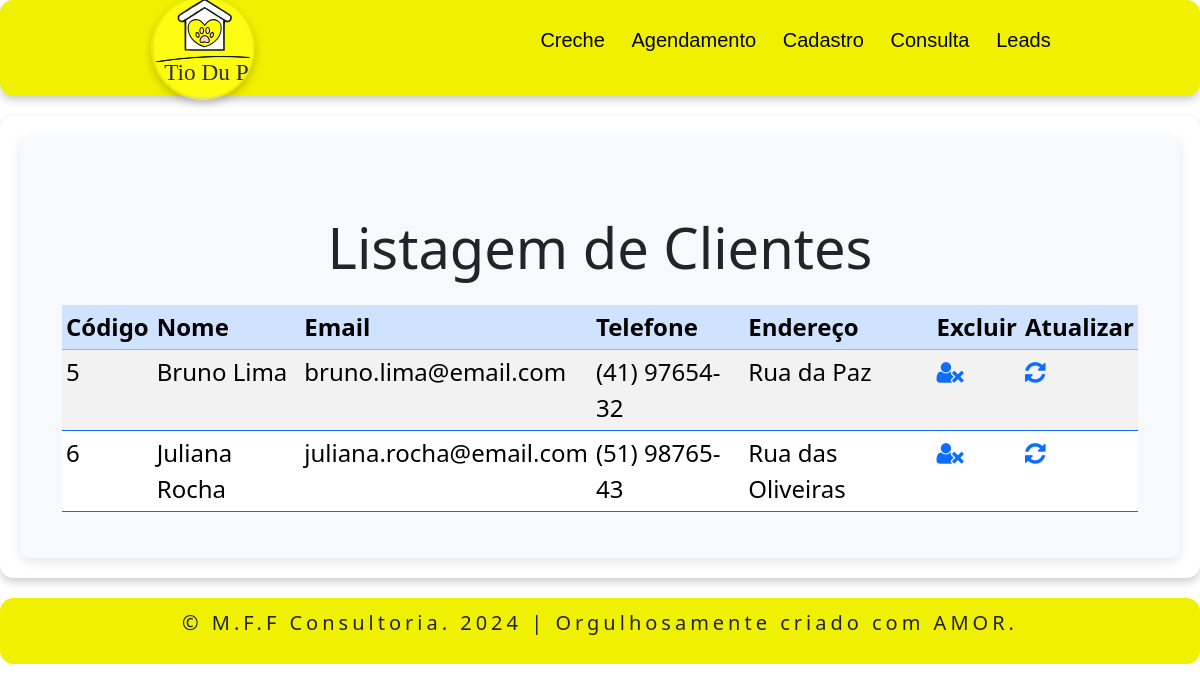
Before: /office/listar_cliente.php with the older database file.
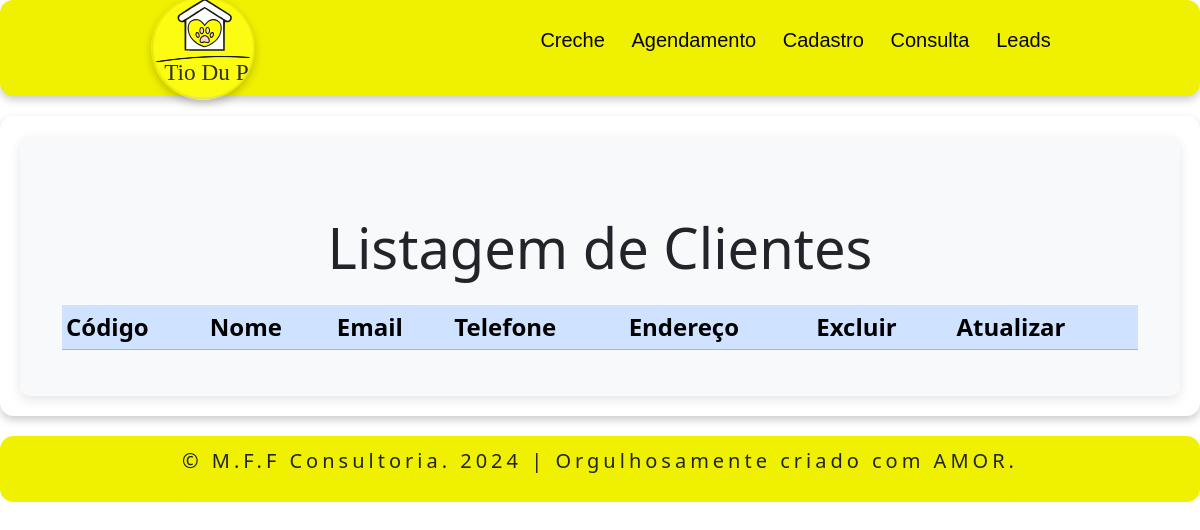
After: the same page with the newer database file.
### tables this page shows
CREATE TABLE `cliente` (
  `id` int(10) NOT NULL,
  `nome` varchar(100) NOT NULL,
  `cpf` varchar(14) NOT NULL,
  `telefone` varchar(13) NOT NULL,
  `email` varchar(100) NOT NULL,
  `endereco` varchar(100) DEFAULT NULL,
  `numero` varchar(10) DEFAULT NULL,
  `complemento` varchar(20) DEFAULT NULL,
  `bairro` varchar(50) NOT NULL,
  `cep` varchar(10) NOT NULL,
  `cidade` varchar(50) NOT NULL,
  `estado` varchar(2) NOT NULL
);

### office/listar_cliente.php (the view, shortened to what this page needs)
<?php
include 'header.php';
?>
<!DOCTYPE html>
<html lang="pt-br">
<head>
    <link href="https://cdn.jsdelivr.net/npm/bootstrap@5.3.3/dist/css/bootstrap.min.css" rel="stylesheet">
	<link rel="stylesheet" href="https://cdnjs.cloudflare.com/ajax/libs/font-awesome/4.7.0/css/font-awesome.min.css">
	<link rel="stylesheet" href="officestyle.css">
</head>
<body>
<?php
$servername = "localhost";
$username = "root";
$password = "";
$dbname = "db_tiodupetservice";
$conexao = new mysqli($servername, $username, $password, $dbname);
echo '
<section>
    <div class="container-centered">
        <div class="form-container">
<div class="container mt-5">
            <h1 class="text-center mb-4 display-4">Listagem de Clientes</h1>
            <table class="table table-sm table-striped table-hover border-primary">
                <thead class="table-primary">
                    <tr>
                        <th>Código</th>
                        <th>Nome</th>
                        <th>Email</th>
                        <th>Telefone</th>
                        <th>Endereço</th>
                        <th scope="col">Excluir</th>
                        <th scope="col">Atualizar</th>
                    </tr>
                </thead>
                <tbody>';
$sql = "SELECT * FROM cliente";
$resultado = $conexao->query($sql);
if ($resultado != null) {
    foreach ($resultado as $linha) {
        echo '<tr>';
        echo '<td>' . $linha['id'] . '</td>';
        echo '<td>' . $linha['nome'] . '</td>';
        echo '<td>' . $linha['email'] . '</td>';
        echo '<td>' . $linha['telefone'] . '</td>';
        echo '<td>' . $linha['endereco'] . '</td>';
        echo '<td>
                <a href="excluir_cliente.php?id=' . $linha['id'] . '&nome=' . $linha['nome'] . '">
                    <i class="fa fa-user-times"></i>
                </a>
              </td>';
        echo '<td>
                <a href="atualizar_cliente.php?id=' . $linha['id'] . '&nome=' . $linha['nome'] . '&email=' . $linha['email'] . '&telefone=' . $linha['telefone'] . '&endereco=' . $linha['endereco'] . '">
                    <i class="fa fa-refresh"></i>
                </a>
              </td>';
        echo '</tr>';
    }
}
echo '          </tbody>
            </table>
        </div>
    </div>
</section>';
?>
</body>
<?php
include 'footer.php';
?>
</html>

Changed rows visible on the page:
removed cliente: id "5", nome "Bruno Lima", email "bruno.lima@email.com", telefone "(41) 97654-32", endereco "Rua da Paz"
removed cliente: id "6", nome "Juliana Rocha", email "juliana.rocha@email.com", telefone "(51) 98765-43", endereco "Rua das Oliveiras"
